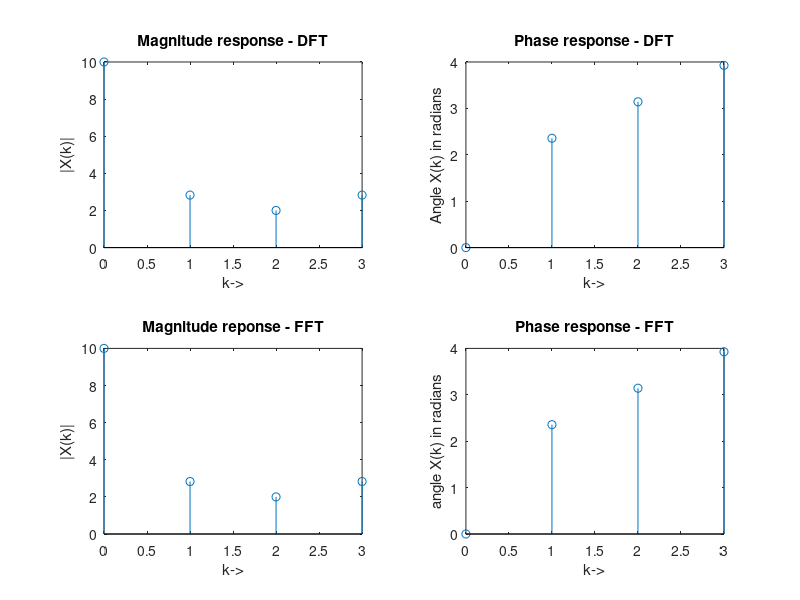

Recreate this plot in MATLAB.
clc; clear all; close all;
N=4;
x=[1; 2; 3; 4];
n=0:N-1;
k=0:N-1;
w=exp(-1j*2*pi/N).^(k'*n);
X=w*x;
disp('Frequency domain discrete X(k)')
disp('Using DFT matrix')
disp(X);
disp('Using built in function - FFT')
disp(fft(x))
x2=fft(x);
subplot(2, 2, 1)
stem(k, abs(X)); xlabel('k->');ylabel('|X(k)|');
title('Magnitude response - DFT');
subplot(2, 2, 2);
stem(k, unwrap(angle(X))); xlabel('k->'); 
ylabel('Angle X(k) in radians'); title('Phase response - DFT');
subplot(2, 2, 3);
stem(k, abs(x2)); xlabel('k->');ylabel('|X(k)|'); 
title('Magnitude reponse - FFT');
subplot(2, 2, 4);
stem(k, unwrap(angle(x2))); xlabel('k->'); 
ylabel('angle X(k) in radians'); title('Phase response - FFT')
